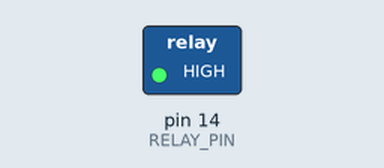
This sketch was run on a simulated Arduino Uno, built with avr-gcc and run on an emulated ATmega328P. Parts: switched loads named in the sketch (green lamp = pin HIGH). Dashed ring = blinking. What the sketch prints to the serial monitor is not drawn.

Above: at 0.5 s.
Timing chart, 0 to 4.6 s (numbered marks = the images above):
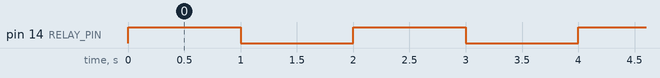

The sketch:

04-relay.ino
```cpp
// 04-relay — 릴레이 ON/OFF (220V 가전 스위치의 기본)
// FNK0082 릴레이 모듈: VCC=5V, GND=GND, IN=신호핀(GPIO 14 예시)
// "찰칵" 소리 + 모듈 LED로 동작 확인. 처음엔 220V 연결 없이 똑딱임만 확인할 것!
// ⚠️ 220V 부하 연결은 감전/화재 위험 — 부품 감 잡힌 뒤, 충분히 학습 후에만.

const int RELAY_PIN = 14;

void setup() {
  Serial.begin(115200);
  pinMode(RELAY_PIN, OUTPUT);
  Serial.println("[04-relay] 1초 간격 ON/OFF — 찰칵 소리 확인");
}

void loop() {
  digitalWrite(RELAY_PIN, HIGH);  // 모듈에 따라 LOW가 ON일 수 있음(active-low)
  Serial.println("RELAY ON");
  delay(1000);
  digitalWrite(RELAY_PIN, LOW);
  Serial.println("RELAY OFF");
  delay(1000);
}
```

Measured:
- by itself, pin 14 (RELAY_PIN): alternates HIGH for 1.0 s and LOW for 1.0 s
